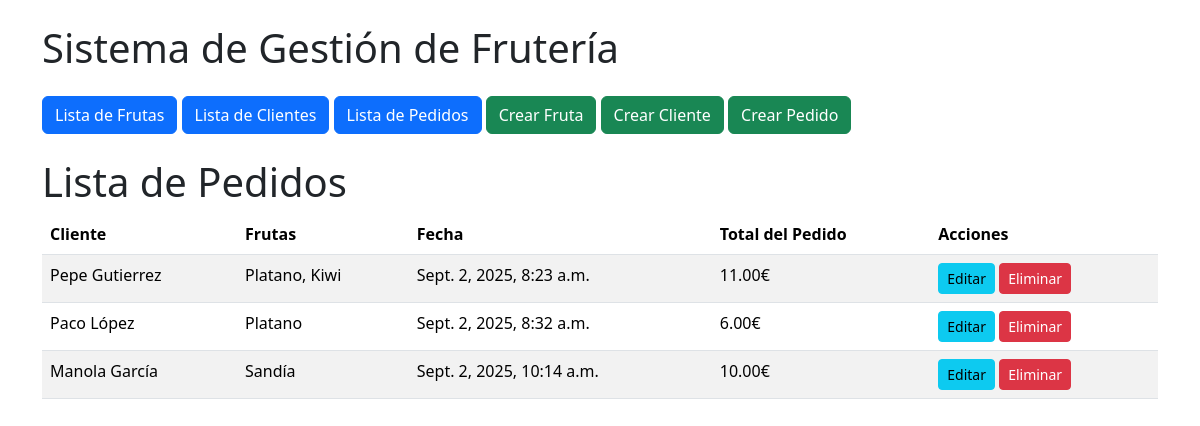
The app's page /fruteria/pedidos/, older data.
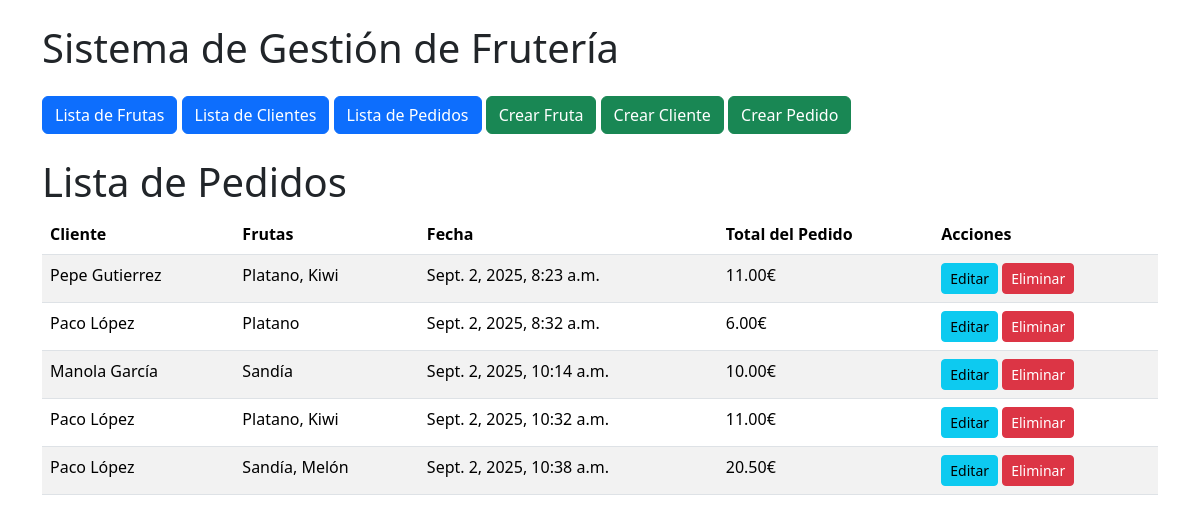
The same page, newer data.
### fruteria/models.py (models this page shows, shortened)
class Pedido(models.Model):
    cliente = models.ForeignKey(Cliente, on_delete=models.CASCADE)
    frutas = models.ManyToManyField(Fruta)
    fecha = models.DateTimeField(auto_now_add=True)
    total = models.DecimalField(max_digits=7, decimal_places=2)

class Cliente(models.Model):
    nombre = models.CharField(max_length=100)
    email = models.EmailField(unique=True)
    telefono = models.CharField(max_length=15)

class Fruta(models.Model):
    nombre = models.CharField(max_length=100)
    origen = models.CharField(max_length=100)
    sabor = models.CharField(max_length=50)
    precio = models.DecimalField(max_digits=5, decimal_places=2)

### fruteria/views.py (the view)
# urls.py: path('pedidos/', views.lista_pedidos, name='lista_pedidos'),
def lista_pedidos(request):
    pedidos = Pedido.objects.all()
    return render(request, 'fruteria/pedidos.html', {'pedidos': pedidos})

### templates/fruteria/pedidos.html
{% extends "base.html" %}
{% block content %}
<h1>Lista de Pedidos</h1>
<table class="table table-striped">
    <thead>
        <tr>
            <th>Cliente</th>
            <th>Frutas</th>
            <th>Fecha</th>
            <th>Total del Pedido</th>
            <th>Acciones</th>
        </tr>
    </thead>
    <tbody>
        {% for pedido in pedidos %}
        <tr>
            <td>{{ pedido.cliente.nombre }}</td>
            <td>
            {% for fruta in pedido.frutas.all %}
                {{ fruta.nombre }}{% if not forloop.last %}, {% endif %}
            {% endfor %}
            </td>
            <td>{{ pedido.fecha }}</td>
            <td>{{ pedido.total }}€</td>
            <td>
                <a href="{% url 'fruteria:editar_pedido' pedido.id %}" class="btn btn-info btn-sm">Editar</a>
                <a href="{% url 'fruteria:eliminar_pedido' pedido.id %}" class="btn btn-danger btn-sm">Eliminar</a>
        </tr>
        {% endfor %}
    </tbody>
</table>
{% endblock %}

### templates/base.html (shortened to what this page needs)
<!DOCTYPE html>
<html lang="en">
<head>
    <link href = "https://cdn.jsdelivr.net/npm/bootstrap@5.3.3/dist/css/bootstrap.min.css" rel="stylesheet">
</head>
<body>
    <div class = "container mt-4">
        <h1 class = "mb-4">Sistema de Gestión de Frutería</h1>
        <div class="mb-4">
            <a href="{% url 'fruteria:lista_frutas' %}" class="btn btn-primary">Lista de Frutas</a>
            <a href="{% url 'fruteria:lista_clientes' %}" class="btn btn-primary">Lista de Clientes</a>
            <a href="{% url 'fruteria:lista_pedidos' %}" class="btn btn-primary">Lista de Pedidos</a>
            <a href="{% url 'fruteria:crear_fruta' %}" class="btn btn-success">Crear Fruta</a>
            <a href="{% url 'fruteria:crear_cliente' %}" class="btn btn-success">Crear Cliente</a>
            <a href="{% url 'fruteria:crear_pedido' %}" class="btn btn-success">Crear Pedido</a>
        </div>
        {% block content %}{% endblock %}
    </div>
</body>
</html>

Row changes from the older to the newer data that the page shows:
added Pedido: cliente.nombre "Paco López", fecha "Sept. 2, 2025, 10:32 a.m.", total "11.00", Fruta (nombre "Platano"), Fruta (nombre "Kiwi")
added Pedido: cliente.nombre "Paco López", fecha "Sept. 2, 2025, 10:38 a.m.", total "20.50", Fruta (nombre "Sandía")
added Fruta: nombre "Melón", shown under "Paco López"
